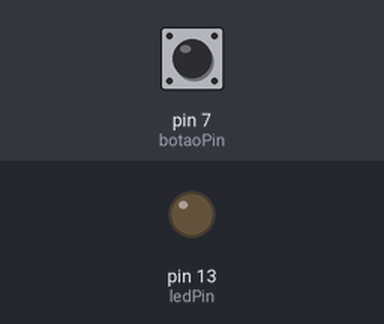
Simulated run of this sketch. Board: Arduino Uno, built with avr-gcc and run on an emulated ATmega328P. Shown: output pins drawn as LEDs (lit = HIGH). Dashed ring = blinking. The inputs (shaded band) are chosen by the test bench; at power-on: pin 7 (botaoPin) LOW.

Above: at 1.4 s.
1.5 s: pin 7 (botaoPin) pulled HIGH for 1 s
At 1.65 s:
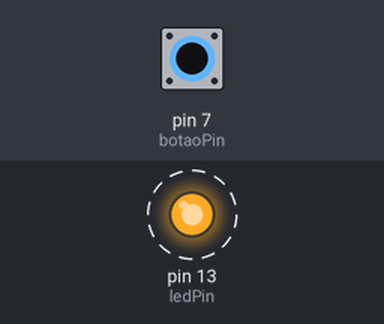
4.0 s: pin 7 (botaoPin) pulled HIGH for 0.35 s
At 5.4 s:
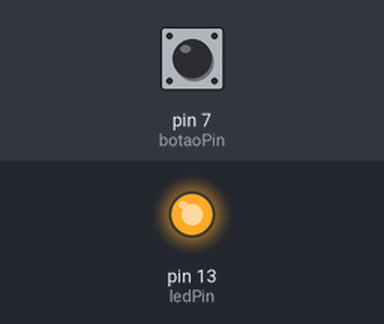
5.8 s: pin 7 (botaoPin) pulled HIGH for 3.2 s
At 9.0 s:
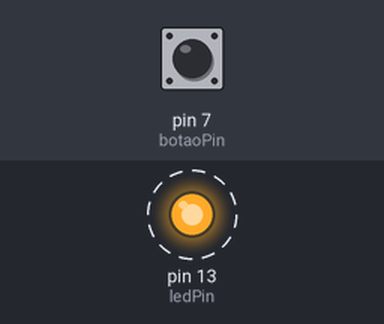
Timing chart, 0 to 10.5 s (numbered marks = the images above; inputs shaded):
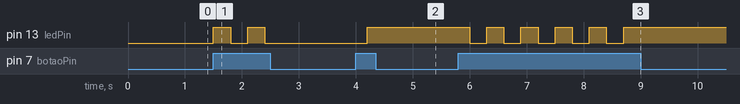

The sketch:

Led_botao_manter_led_ligado.ino
```cpp
#define ledPin 13
#define botaoPin 7
bool botaoestado = false;
void setup() {
  // put your setup code here, to run once:
  pinMode(ledPin, OUTPUT);
  pinMode(botaoPin, INPUT);
  digitalWrite(ledPin, LOW);
}

void loop() {
  // put your main code here, to run repeatedly:
  botaoestado = digitalRead(botaoPin);
  if (botaoestado) {
    digitalWrite(ledPin, !digitalRead(ledPin));
  }
  delay(300);
}
```

Measured:
- after the input at 1.5 s, pin 13 (ledPin): alternates HIGH for 0.30 s and LOW for 0.30 s, 4 changes in all, then stays LOW, starting at once
- after the input at 4.0 s, pin 13 (ledPin): LOW → HIGH after 0.20 s
- after the input at 5.8 s, pin 13 (ledPin): alternates HIGH for 0.30 s and LOW for 0.30 s, 10 changes in all, then stays HIGH, starting after 0.20 s
